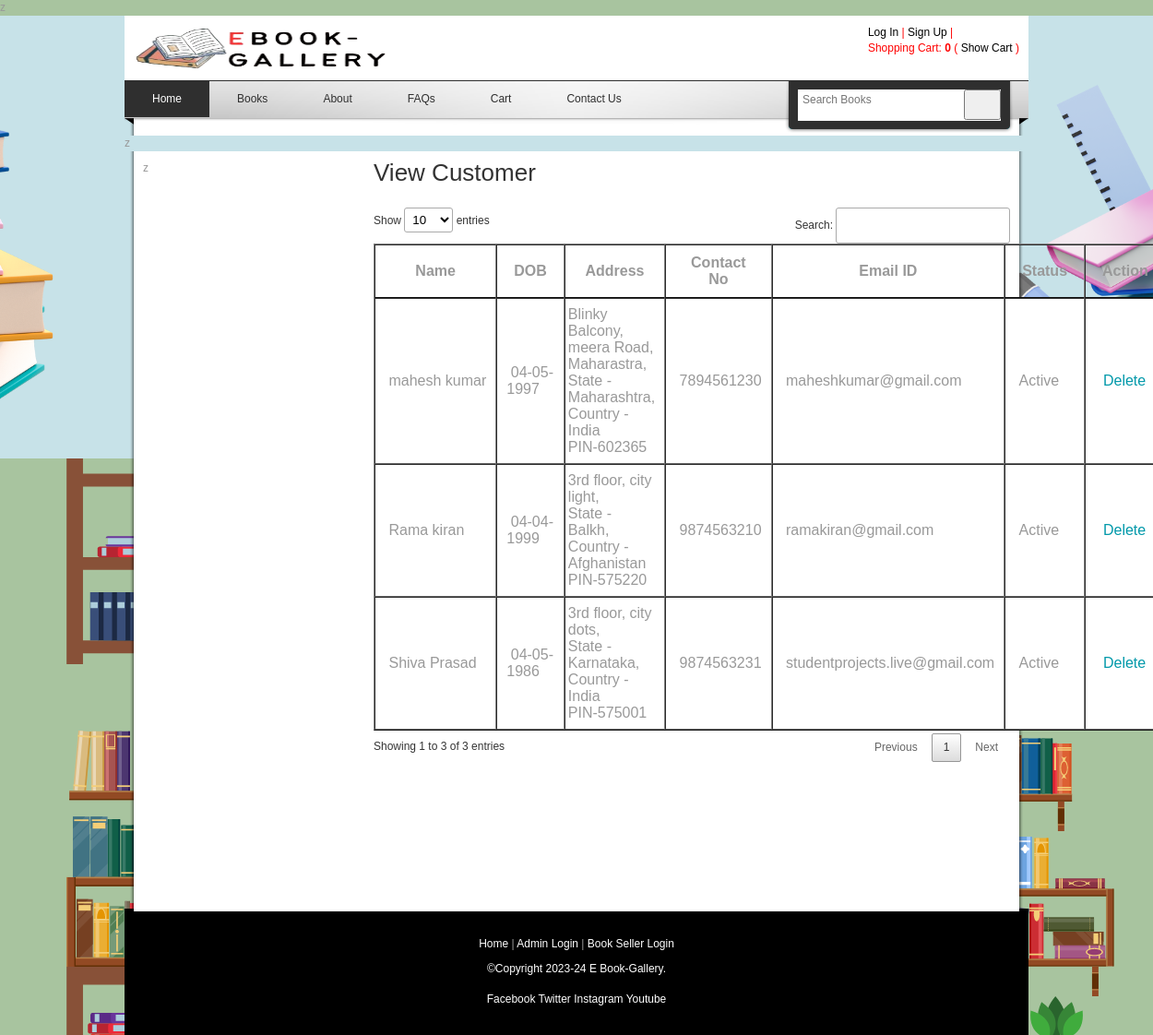
Screenshot of /viewcustomer.php with the database file from the repository.
### tables this page shows
CREATE TABLE `customer` (
  `custid` int(11) NOT NULL,
  `custfname` varchar(25) NOT NULL,
  `custlname` varchar(25) NOT NULL,
  `dob` date NOT NULL,
  `email` varchar(50) NOT NULL,
  `c_password` varchar(255) NOT NULL,
  `status` varchar(10) NOT NULL
);

CREATE TABLE `address` (
  `address_id` int(10) NOT NULL,
  `custid` int(10) NOT NULL,
  `address` text NOT NULL,
  `state` varchar(25) NOT NULL,
  `country` varchar(25) NOT NULL,
  `pincode` varchar(10) NOT NULL,
  `contactno` varchar(15) NOT NULL
);

CREATE TABLE `location` (
  `location_id` int(11) NOT NULL,
  `name` varchar(30) NOT NULL,
  `location_type` tinyint(1) NOT NULL COMMENT '0:country,1:state,2:city',
  `parent_id` int(11) NOT NULL COMMENT 'parent location_id',
  `is_visible` tinyint(1) NOT NULL COMMENT '0:visible,1:invisible'
);

### viewcustomer.php (the view, shortened to what this page needs)
<?php
include("header.php");
include("admin_sidebar.php");
include("databaseconnection.php");
?>
        <div id="content" class="float_r">
        	<h2>View Customer</h2>
            <div>
            <form action="" method="post">
            <div >
            <table id="myTable" width="100%"  border="1">
                <thead>
                <tr>
                  <th scope="col">Name</th>
                  <th scope="col">DOB</th>
                  <th scope="col">Address</th>
                  <th scope="col">Contact No</th>
                  <th scope="col">Email ID</th>
                  <th scope="col">Status</th>
                  <th scope="col">Action</th>
                </tr>
              </thead>
                <tbody>
                <?php
				$sql = "SELECT * FROM  `customer` ";
				$rsquery = mysqli_query($con,$sql);
				while($rs = mysqli_fetch_array($rsquery))
				{
					 $qaddress="SELECT * FROM address where custid='$rs[custid]'";
				  $qadd1=mysqli_query($con,$qaddress);
				 $qadd2=mysqli_fetch_array($qadd1);
						$sqlstate = "SELECT * FROM  location  WHERE location_id='$qadd2[state]'";
						$qstate = mysqli_query($con,$sqlstate);
						$rsstate = mysqli_fetch_array($qstate);
						$sqlcountry = "SELECT * FROM  location  WHERE location_id='$qadd2[country]'";
						$qcountry = mysqli_query($con,$sqlcountry);
						$rscountry = mysqli_fetch_array($qcountry);
                echo "<tr>
                  <td>&nbsp;$rs[custfname]&nbsp;$rs[custlname]</td>
                  <td>&nbsp;" . date("d-m-Y",strtotime($rs['dob'])) . "</td>
		            <td style='padding-left: 3px;'>$qadd2[address],<br>State - $rsstate[name],<br>Country - $rscountry[name]<bR>PIN-$qadd2[pincode]</td>
					    <td>&nbsp;$qadd2[contactno]</td>
				         <td>&nbsp;$rs[email]</td>
						    <td>&nbsp;$rs[status]</td>
                  <td>&nbsp;
				  <a onclick='return yesno()' href='viewcustomer.php?delid=$rs[custid]'>Delete</a></td>
                </tr>";
				}
				?>
        </tbody>
              </table>
              </div>
              <p>&nbsp;</p>
            </form>
            </div>
          <div class="content_half float_r checkout"><br />
                <br />
          </div>
          <div class="cleaner h50"></div>
            <h3>&nbsp;</h3>
        </div>
    </div>
  <?php
  include("footer.php");
  ?>

### templatemo_style.css (style rules this page uses)
body { margin: 0; padding: 0; color: #999; font-family: Tahoma, Geneva, sans-serif; font-size: 12px; line-height: 1.4em; background-color: #665f5f; background-repeat: repeat; background-image: url(images/templatemo_body.jpg) }
a, a:link, a:visited { color: #0299aa; font-weight: normal; text-decoration: none }
p { margin: 0 0 10px 0; padding: 0; }
h1, h2, h3, h4, h5, h6 { color: #333; font-weight: normal; }
h2 { font-size: 26px; margin: 0 0 25px; padding: 5px 0 }
h3 { font-size: 20px; margin: 0 0 20px; padding: 0; }
.cleaner { clear: both }
.h50 { height: 50px }
.float_r { float: right }
#content { width: 690px }
.content_half { width: 320px }

### rows the page displays
customer: custfname "Rama", custlname "kiran", dob "04-04-1999", address.address "3rd floor, city light", location.name "Balkh", location.name "Afghanistan", address.pincode "575220", address.contactno "9874563210", email "ramakiran@gmail.com", status "Active"
customer: custfname "mahesh", custlname "kumar", dob "04-05-1997", address.address "Blinky Balcony, meera Road, Maharastra", location.name "Maharashtra", location.name "India", address.pincode "602365", address.contactno "7894561230", email "maheshkumar@gmail.com", status "Active"
customer: custfname "Shiva", custlname "Prasad", dob "04-05-1986", address.address "3rd floor, city dots", location.name "Karnataka", location.name "India", address.pincode "575001", address.contactno "9874563231", email "studentprojects.live@gmail.com", status "Active"
